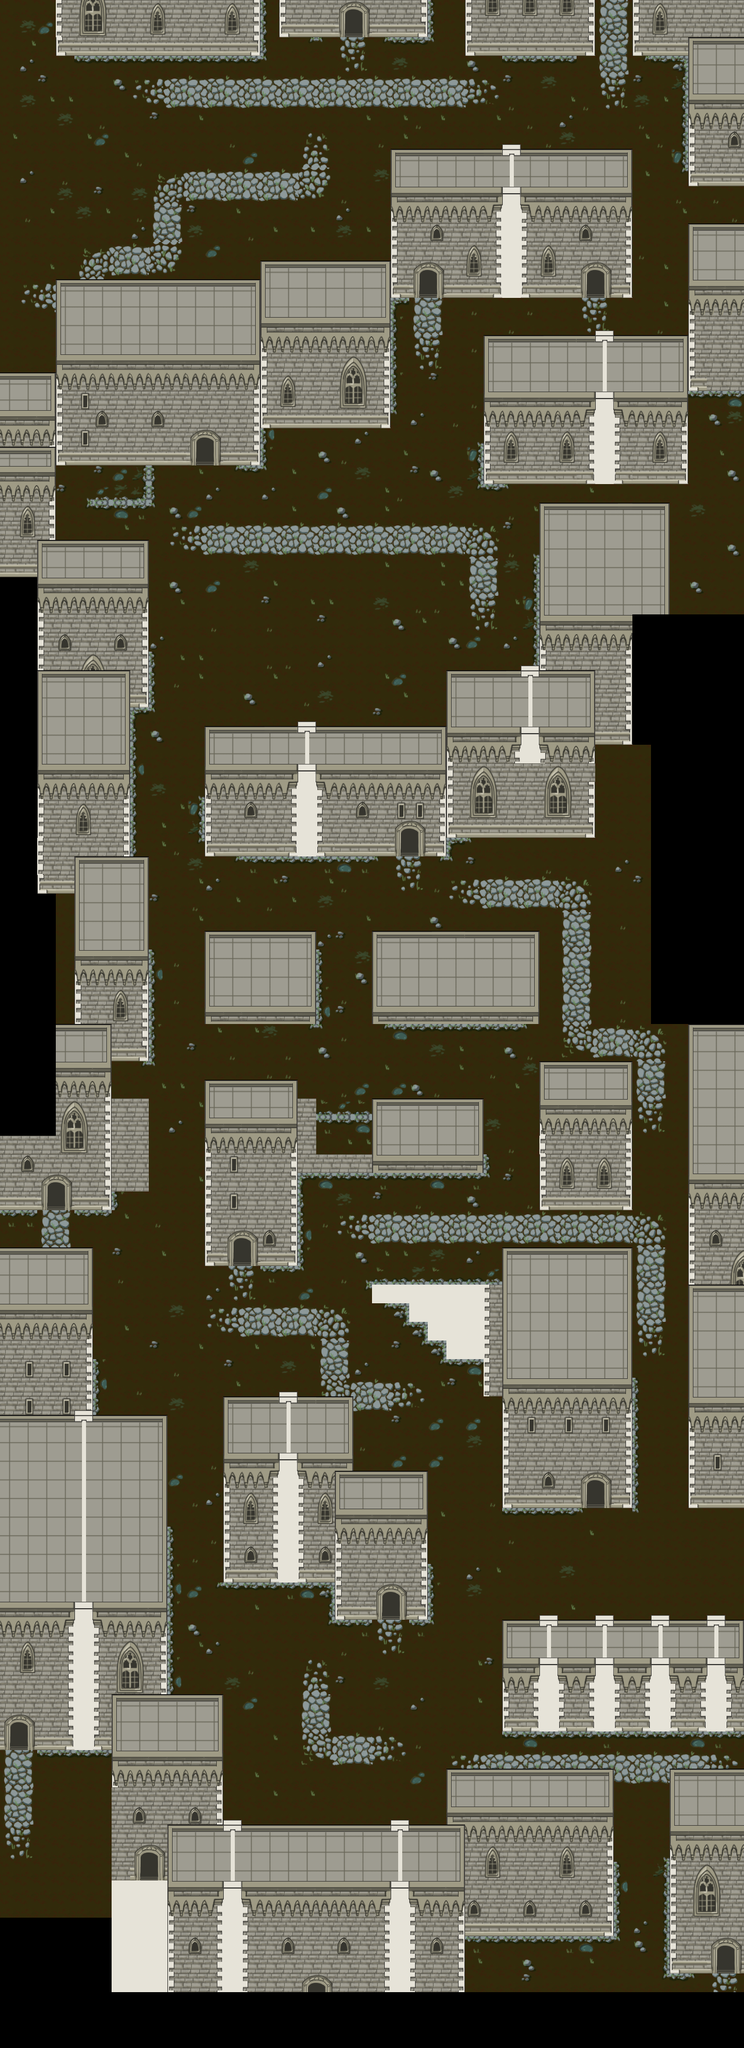

This is a level from a 2D game, rendered from its Tiled map with the project's own tilesets. A one-line summary and the map file follow, with tile-layer data summarised:
An orthogonal 40x110 tile map with 32x32 px tiles, 3 tile layers (Tile Layer 2, Tile Layer 1, Tile Layer 3) and 70 objects.

<map version="1.8" tiledversion="1.8.2" orientation="orthogonal" renderorder="right-down" width="40" height="110" tilewidth="32" tileheight="32" infinite="0" nextlayerid="14" nextobjectid="148">
 <properties>
  <property name="tree" type="bool" value="true" />
 </properties>
 <tileset firstgid="1" source="Environment.tsx" />
 <layer id="2" name="Tile Layer 2" width="40" height="110">
  <data>[4400 cells, 360 non-empty, 62 distinct tile ids]</data>
 </layer>
 <layer id="1" name="Tile Layer 1" width="40" height="110">
  <data>[4400 cells, 2379 non-empty, 132 distinct tile ids]</data>
 </layer>
 <layer id="3" name="Tile Layer 3" width="40" height="110">
  <data>[4400 cells, 1352 non-empty, 85 distinct tile ids]</data>
 </layer>
 <objectgroup id="4" name="rooms">
  <properties>
   <property name="room" type="bool" value="true" />
  </properties>
  <object id="64" x="216.864" y="2783.38" width="1062.86" height="636.343" />
  <object id="67" x="120.88" y="2222.96" width="709.064" height="551.054" />
  <object id="75" x="101.413" y="1447.74" width="985.869" height="602.879" />
  <object id="76" x="-44.8878" y="1961.7" width="365.752" height="226.101" />
  <object id="78" x="82" y="684" width="986" height="756" />
 </objectgroup>
 <objectgroup id="11" name="pickup">
  <properties>
   <property name="pickup" type="bool" value="true" />
  </properties>
  <object id="59" x="1098.67" y="3004" width="58.6667" height="34.6667">
   <properties>
    <property name="stone" type="int" value="3" />
   </properties>
  </object>
  <object id="66" x="293.355" y="2555.14" width="76.6555" height="45.6985">
   <properties>
    <property name="stone" type="int" value="1" />
    <property name="wind" type="int" value="1" />
   </properties>
  </object>
  <object id="71" x="832.918" y="1951.72" width="89.7756" height="51.5378">
   <properties>
    <property name="stone" type="int" value="2" />
   </properties>
  </object>
  <object id="81" x="1097.33" y="341.333" width="74.6667" height="50.6667">
   <properties>
    <property name="smoke" value="1" />
    <property name="wind" type="int" value="2" />
   </properties>
  </object>
  <object id="137" x="240" y="1253.33" width="97.3333" height="46.6667">
   <properties>
    <property name="smoke" type="int" value="1" />
    <property name="stone" type="int" value="1" />
   </properties>
  </object>
 </objectgroup>
 <objectgroup id="5" name="hero">
  <properties>
   <property name="hero" type="bool" value="true" />
  </properties>
  <object id="55" x="1278.67" y="3017.33">
   <polyline points="0,0 -93.3333,-4 -196,-4 -322.667,-9.33333 -408,0 -461.333,-26.6667 -480,-81.3333 -545.333,-189.333 -944,-206.667 -946.667,-346.667 -922.798,-627.661 -810.004,-725.311 -623.848,-940.536 -390.801,-924.574 -389.761,-1202.22 -538.649,-1200.74 -690.486,-1200.74 -686.064,-1318.67 -689.012,-1508.84 -974.996,-1504.42 -985.729,-1652.88 -978.358,-1788.72 -941.185,-1893.07 -747.978,-1989.63 -510.641,-2088.4 -553.391,-2241.71 -543.072,-2375.86 -538.67,-2466.66 -336.003,-2462.66 -188.003,-2458.66 -146.67,-2480 -150.67,-2638.66 -158.67,-2813.33 -193.337,-2848 -350.67,-2838.66 -422.67,-2836 -508.003,-2772 -674.67,-2718.66 -848.003,-2587.33 -1149.34,-2542.66 -1250.67,-2566.66 -1242.67,-2905.33 -1244,-3036 -1245.34,-3120" />
  </object>
 </objectgroup>
 <objectgroup id="12" name="gold">
  <properties>
   <property name="gold" type="bool" value="true" />
  </properties>
  <object id="70" x="484.994" y="970.208" width="132.673" height="126.776" />
 </objectgroup>
 <objectgroup id="10" name="coliiders">
  <properties>
   <property name="collidable" type="bool" value="true" />
  </properties>
  <object id="83" x="96" y="576" width="352" height="160" />
  <object id="87" x="448" y="544" width="224" height="128" />
  <object id="88" x="672" y="352" width="416" height="96" />
  <object id="89" x="1184" y="0" width="96" height="256" />
  <object id="90" x="1088" y="0" width="96" height="64" />
  <object id="92" x="800" y="0" width="224" height="32" />
  <object id="93" x="480" y="0" width="256" height="32" />
  <object id="94" x="96" y="0" width="352" height="32" />
  <object id="95" x="0" y="736" width="96" height="192" />
  <object id="96" x="64" y="1024" width="192" height="128" />
  <object id="97" x="928" y="960" width="160" height="256" />
  <object id="98" x="768" y="1248" width="256" height="128" />
  <object id="100" x="352" y="1344" width="416" height="64" />
  <object id="101" x="64" y="1216" width="160" height="256" />
  <object id="102" x="128" y="1568" width="128" height="190" />
  <object id="105" x="96" y="1824" width="96" height="192" />
  <object id="106" x="0" y="1952" width="96" height="64" />
  <object id="107" x="352" y="1952" width="160" height="160" />
  <object id="108" x="512" y="1888" width="32" height="128" />
  <object id="109" x="544" y="1984" width="96" height="32" />
  <object id="110" x="640" y="1888" width="192" height="65.3333" />
  <object id="114" x="640" y="1632" width="288" height="64" />
  <object id="115" x="352" y="1632" width="192" height="64" />
  <object id="116" x="928" y="1888" width="160" height="128" />
  <object id="117" x="864" y="2240" width="224" height="288" />
  <object id="118" x="864" y="2848" width="416" height="64" />
  <object id="119" x="1152" y="3136" width="128" height="192" />
  <object id="120" x="800" y="3136" width="256" height="128" />
  <object id="121" x="288" y="3200" width="512" height="160" />
  <object id="122" x="192" y="2976" width="192" height="224" />
  <object id="123" x="0" y="2528" width="288" height="416" />
  <object id="124" x="0" y="2208" width="160" height="256" />
  <object id="125" x="832" y="640" width="352" height="128" />
  <object id="126" x="1184" y="448" width="96" height="160" />
  <object id="127" x="384" y="2496" width="224" height="160" />
  <object id="128" x="608" y="2592" width="128" height="128" />
  <object id="129" x="1184" y="1760" width="96" height="832" />
  <object id="130" x="1120" y="1280" width="192" height="480" />
  <object id="131" x="1024" y="1280" width="96" height="128" />
  <object id="132" x="1024" y="1280" width="96" height="128" />
 </objectgroup>
 <objectgroup id="6" name="enemies">
  <properties>
   <property name="enemy" type="bool" value="true" />
  </properties>
  <object id="57" x="542.666" y="2910.66">
   <polyline points="6,8.66667 31.6667,62 117.167,74.67" />
  </object>
  <object id="60" x="288.932" y="2285.59">
   <polyline points="168.863,-17.1246 239.721,-15.6833 280.997,-0.941828 330.208,44.2243 367.062,73.7072" />
  </object>
  <object id="62" x="703.167" y="2861.76">
   <polyline points="88.8624,-89.6038 147.414,-150.363 197.535,-206.38 225.544,-218.173 271.243,-237.337 336.105,-238.811 405.39,-240.286 418.657,-266.82 430.45,-349.372 428.976,-418.657 426.028,-505.632 423.08,-595.555 430.45,-1020.11 423.08,-1042.22 393.597,-1054.01 283.036,-1062.86 265.346,-1090.87 265.346,-1202.9 277.139,-1282.51 268.294,-1335.58 216.699,-1351.79 110.992,-1335.51" />
  </object>
  <object id="63" x="312.519" y="1515.86">
   <polyline points="0,0 -11.7932,617.667" />
  </object>
  <object id="74" x="668.329" y="1206.92">
   <polyline points="177.264,-149.576 172.638,-233.451 75.5877,-308.214 -74.813,-334.165 -236.076,-302.577 -349.827,-241.139" />
  </object>
  <object id="80" x="154.667" y="401.333">
   <polyline points="-88,136 94.666,-17.3333 286.667,-14.667 380,-149.334" />
  </object>
  </objectgroup>
 <objectgroup id="13" name="trees">
  <!-- 4 objects omitted --></objectgroup>
 <objectgroup id="8" name="obstacles">
  <properties>
   <property name="obstacle" type="bool" value="true" />
  </properties>
  <!-- 4 objects omitted --></objectgroup>
 <objectgroup id="9" name="checkpoint">
  <properties>
   <property name="checkpoint" type="bool" value="true" />
  </properties>
  <!-- 3 objects omitted --></objectgroup>
</map>
<!-- 12 of 70 objects omitted -->
